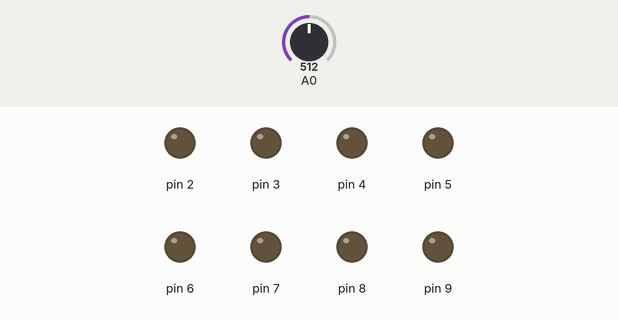
Simulated run of this sketch. Board: Arduino Uno, built with avr-gcc and run on an emulated ATmega328P. Parts: output pins drawn as LEDs (lit = HIGH). Dashed ring = blinking. The test bench sets the inputs (shaded band); at power-on: A0 = 512.

Above: at 0.64 s.
1.4 s: A0 set to 461
4.4 s: A0 set to 0
At 5.2 s:
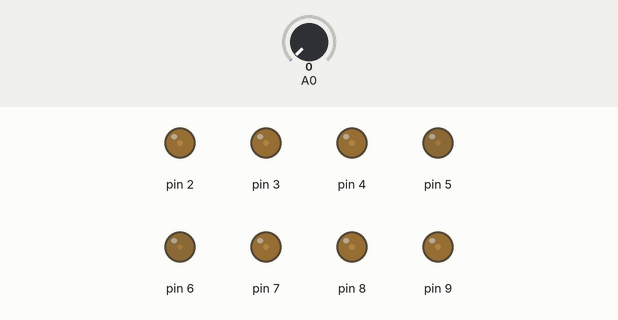
6.3 s: A0 set to 122
At 6.42 s:
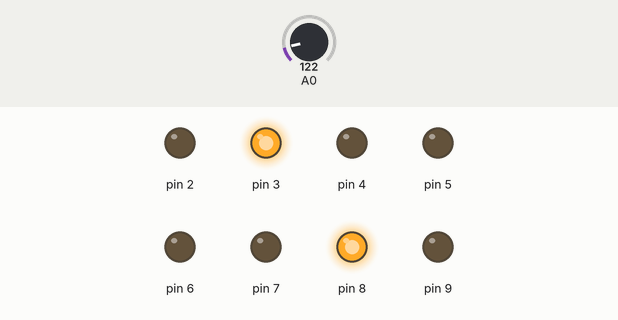
9.3 s: A0 set to 511
At 10.0 s:
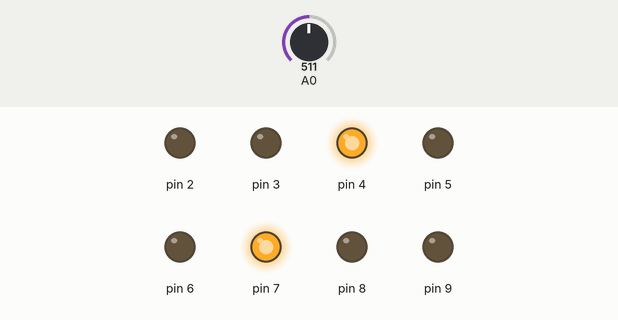
12.3 s: A0 set to 306
At 13.7 s:
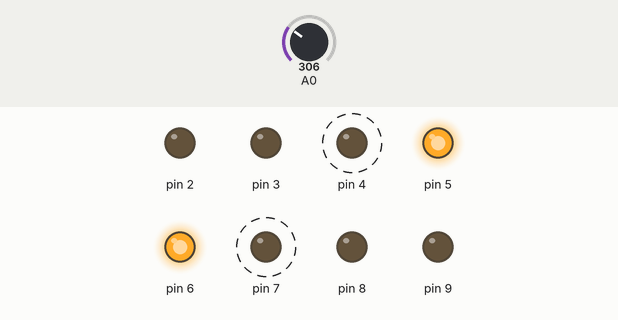
Timing chart, 0 to 16.3 s (numbered marks = the images above; inputs shaded):
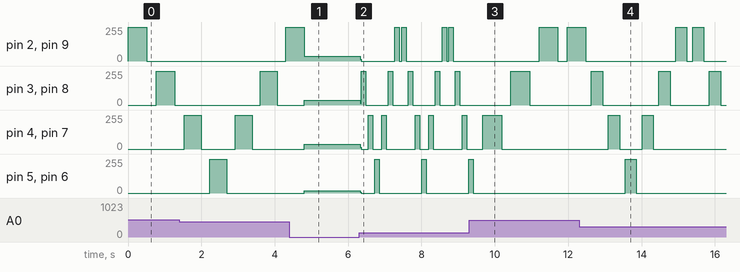

The sketch:

_102.ino
```cpp
void setup() {
  // put your setup code here, to run once:
 pinMode(2,OUTPUT);
 pinMode(3,OUTPUT);
 pinMode(4,OUTPUT);
 pinMode(5,OUTPUT);
 pinMode(6,OUTPUT);
 pinMode(7,OUTPUT);
 pinMode(8,OUTPUT);
 pinMode(9,OUTPUT);


}

void loop() {
  // put your main code here, to run repeatedly:


 digitalWrite(2, HIGH);   // turn the LED on (HIGH is the voltage level)
  digitalWrite(9, HIGH);
  delay(analogRead(A0));              // wait for a second
  digitalWrite(2, LOW); // turn the LED off by making the voltage LOW
  digitalWrite(9, LOW);    // turn the LED off by making the voltage LOW
  delay(0.5*analogRead(A0));              // wait for a second

 digitalWrite(3, HIGH);   // turn the LED on (HIGH is the voltage level)
  digitalWrite(8, HIGH);   // turn the LED on (HIGH is the voltage level)
  delay(analogRead(A0));              // wait for a second
  digitalWrite(3, LOW);    // turn the LED off by making the voltage LOW
    digitalWrite(8, LOW);    // turn the LED off by making the voltage LOW
  delay(0.5*analogRead(A0));              // wait for a second

 digitalWrite(4, HIGH);   // turn the LED on (HIGH is the voltage level)
  digitalWrite(7, HIGH);   // turn the LED on (HIGH is the voltage level)
  delay(analogRead(A0));              // wait for a second
  digitalWrite(4, LOW);    // turn the LED off by making the voltage LOW
    digitalWrite(7, LOW);    // turn the LED off by making the voltage LOW
  delay(0.5*analogRead(A0));              // wait for a second

 digitalWrite(5, HIGH);   // turn the LED on (HIGH is the voltage level)
  digitalWrite(6, HIGH);   // turn the LED on (HIGH is the voltage level)
  delay(analogRead(A0));              // wait for a second
  digitalWrite(5, LOW);    // turn the LED off by making the voltage LOW
   digitalWrite(6, LOW);    // turn the LED off by making the voltage LOW
  delay(0.5*analogRead(A0));              // wait for a second


   digitalWrite(4, HIGH);   // turn the LED on (HIGH is the voltage level)
  digitalWrite(7, HIGH);   // turn the LED on (HIGH is the voltage level)
  delay(analogRead(A0));              // wait for a second
  digitalWrite(4, LOW);    // turn the LED off by making the voltage LOW
    digitalWrite(7, LOW);    // turn the LED off by making the voltage LOW
  delay(0.5*analogRead(A0));              // wait for a second

 digitalWrite(3, HIGH);   // turn the LED on (HIGH is the voltage level)
  digitalWrite(8, HIGH);   // turn the LED on (HIGH is the voltage level)
  delay(analogRead(A0));              // wait for a second
  digitalWrite(3, LOW);    // turn the LED off by making the voltage LOW
    digitalWrite(8, LOW);    // turn the LED off by making the voltage LOW
  delay(0.5*analogRead(A0));              // wait for a second

 digitalWrite(2, HIGH);   // turn the LED on (HIGH is the voltage level)
  digitalWrite(9, HIGH);
  delay(analogRead(A0));              // wait for a second
  digitalWrite(2, LOW); // turn the LED off by making the voltage LOW
  digitalWrite(9, LOW);    // turn the LED off by making the voltage LOW
  delay(0.5*analogRead(A0));              // wait for a second
}
```

Measured:
- after the input at 1.4 s, pin 2, pin 9: 0/255 → 255/255 after 2.9 s
- after the input at 4.4 s, pin 4, pin 7: 0/255 → 34/255 after 0.40 s; pin 5, pin 6: 0/255 → 17/255 after 0.40 s
- after the input at 6.3 s, pin 2: 34/255 → 14/255 at once, then repeats every 1.2 s: 0/255 0.91 s, 255/255 0.12 s, 0/255 0.06 s, 255/255 0.12 s; pin 3: 34/255 → 13/255 at once, then repeats every 1.3 s: 255/255 0.12 s, 0/255 0.61 s, 255/255 0.12 s, 0/255 0.43 s
- after the input at 9.3 s, pin 5, pin 6: goes on until 9.4 s, then stays 0/255
- after the input at 12.3 s, pin 4, pin 7: alternates 255/255 for 0.31 s and 0/255 for 0.61 s, 4 changes in all, then stays 0/255, starting after 0.79 s
- by itself, pin 4, pin 7: alternates 255/255 for 0.46 s and 0/255 for 0.92 s
